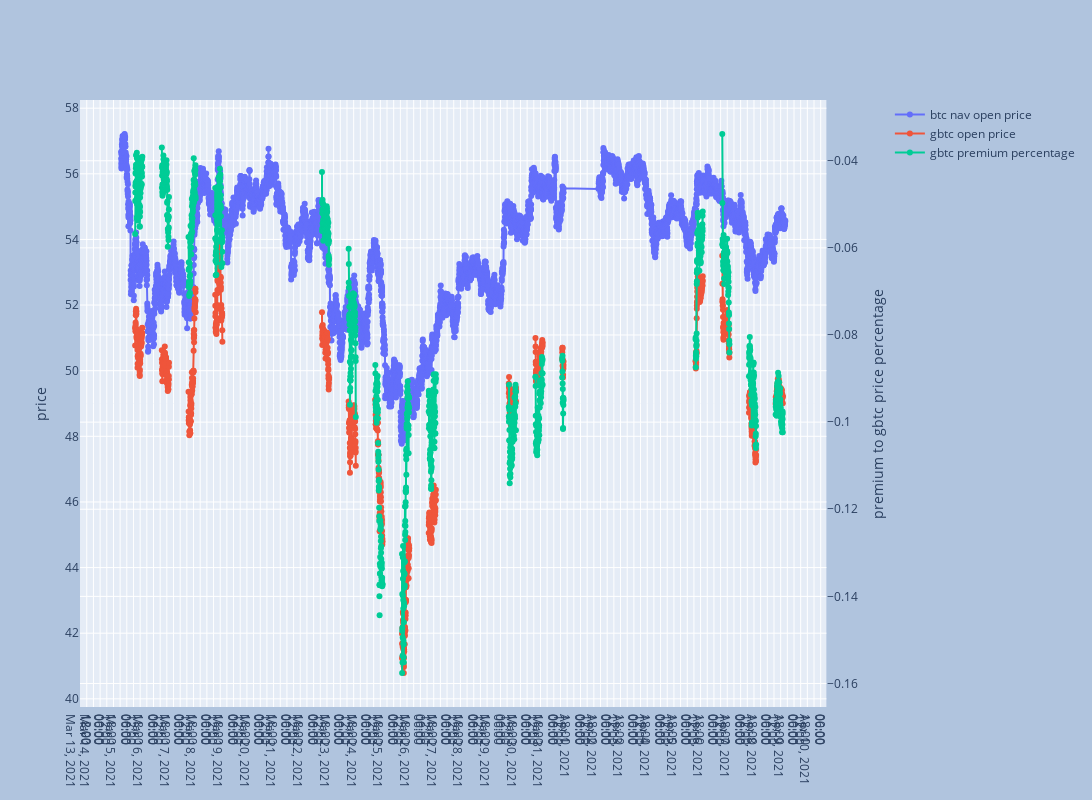

This figure's notebook cell:
### Code cell
# Plot the full time range, include stock market close date

plot_price_chart(df_5min)

### Figure 1 — Plotly figure (JSON) as saved in the notebook; plotly's stock layout.template omitted (floating-point values rounded to 4 significant figures; data arrays with more than 128 entries replaced by an {"elided": "..."} marker saying what was removed)
{"data": [{"mode": "lines+markers", "name": "btc nav open price", "type": "scatter", "x": {"elided": "6868 str values"}, "xaxis": "x", "y": {"elided": "6868 float values"}, "yaxis": "y"}, {"mode": "lines+markers", "name": "gbtc open price", "type": "scatter", "x": {"elided": "6868 str values"}, "xaxis": "x", "y": {"elided": "6868 float values"}, "yaxis": "y"}, {"mode": "lines+markers", "name": "gbtc premium percentage", "type": "scatter", "x": {"elided": "6868 str values"}, "xaxis": "x", "y": {"elided": "6868 float values"}, "yaxis": "y2"}], "layout": {"autosize": false, "height": 800, "paper_bgcolor": "LightSteelBlue", "width": 5000, "xaxis": {"anchor": "y", "domain": [0, 0.94], "nticks": 200}, "yaxis": {"anchor": "x", "domain": [0, 1], "title": {"text": "price"}}, "yaxis2": {"anchor": "x", "overlaying": "y", "side": "right", "title": {"text": "premium to gbtc price percentage"}}}}
